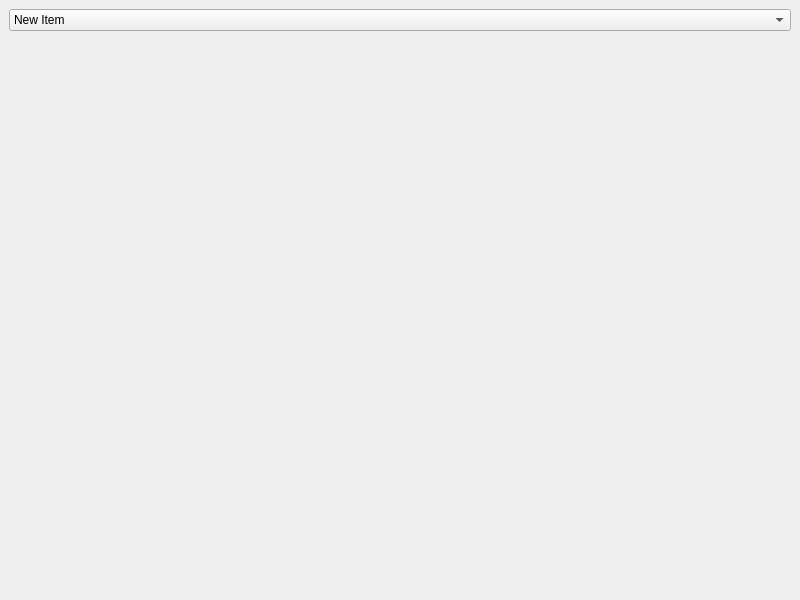
<?xml version="1.0" encoding="UTF-8"?>
<ui version="4.0">
 <class>Client</class>
 <widget class="QMainWindow" name="Client">
  <property name="geometry">
   <rect>
    <x>0</x>
    <y>0</y>
    <width>800</width>
    <height>600</height>
   </rect>
  </property>
  <property name="baseSize">
   <size>
    <width>0</width>
    <height>0</height>
   </size>
  </property>
  <property name="windowTitle">
   <string>Client</string>
  </property>
  <widget class="QWidget" name="centralwidget">
   <layout class="QGridLayout" name="gridLayout">
    <item row="0" column="0">
     <widget class="QComboBox" name="comboBox">
      <item>
       <property name="text">
        <string>New Item</string>
       </property>
      </item>
     </widget>
    </item>
    <item row="1" column="0">
     <widget class="QCustomPlot" name="PlotWidget" native="true"/>
    </item>
   </layout>
  </widget>
 </widget>
 <customwidgets>
  <customwidget>
   <class>QCustomPlot</class>
   <extends>QWidget</extends>
   <header>qcustomplot.h</header>
   <container>1</container>
  </customwidget>
 </customwidgets>
 <resources/>
 <connections/>
</ui>
